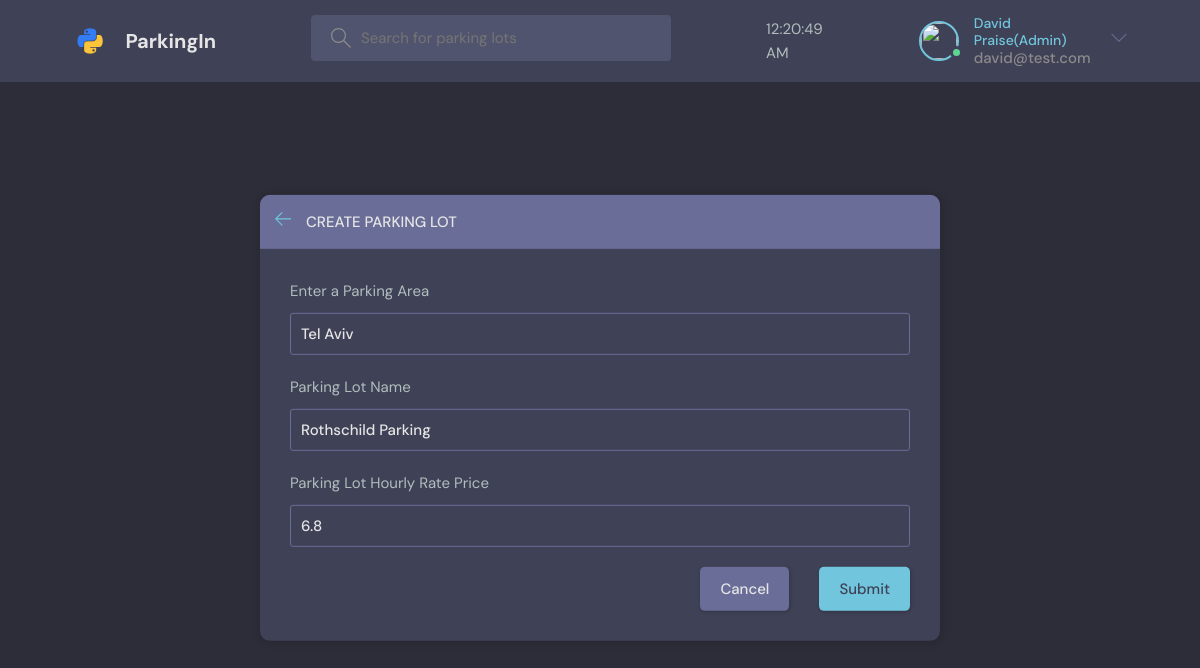
Screenshot of /ParkingIn/update-lot/7/ (signed in) with the database file from the repository.
### parking/models.py (models this page shows, shortened)
class User(AbstractUser):
    name = models.CharField(max_length=50, null=True)
    email = models.EmailField(unique=True, null=True)
    car_num = models.CharField(unique=False, null=True, max_length=10)
    avater = models.ImageField(null=True, default="avatar.svg")
    balance = models.FloatField(null=True, default=0)
    USERNAME_FIELD = 'email'
    REQUIRED_FIELDS = []

class ParkingLot(models.Model):
    admin = models.ForeignKey(User, on_delete=models.SET_NULL, null=True)
    lot_type = models.ForeignKey(LotType, on_delete=models.SET_NULL, null=True)
    name = models.CharField(max_length=50)
    price = models.FloatField(null=True)
    users = models.ManyToManyField(User, related_name='users', blank=True)
    updated = models.DateTimeField(auto_now=True)
    created = models.DateTimeField(auto_now_add=True)

class LotType(models.Model):
    name = models.CharField(max_length=200)
    price = models.FloatField(null=True)
    def __str__(self):
        return self.name

### parking/views.py (the view, shortened to what this page needs)
# urls.py: path('update-lot/<str:pk>/', views.updateParkinglot, name="update-lot"),
@login_required(login_url='parking-login')
def updateParkinglot(request, pk):
    parkinglot = ParkingLot.objects.get(id=pk)
    form = ParkingLotForm(instance=parkinglot)
    lot_types = LotType.objects.all()
    if request.user != parkinglot.admin:
        return HttpResponse('Insufficient Permission')
    context = {'form': form, 'lot_types': lot_types, 'parkinglot': parkinglot}
    return render(request, 'lot_form.html', context)

### parking/forms.py
class ParkingLotForm(ModelForm):
    class Meta:
        model = ParkingLot
        fields = '__all__'
        exclude = ['admin', 'users']

### parking/templates/lot_form.html (shortened to what this page needs)
{% extends 'parking_base.html' %}
{% block content %}
<main class="create-room layout">
  <div class="container">
    <div class="layout__box">
      <div class="layout__boxHeader">
        <div class="layout__boxTitle">
          <a href="{{request.META.HTTP_REFERER}}">
            <svg version="1.1" xmlns="http://www.w3.org/2000/svg" width="32" height="32" viewBox="0 0 32 32">
              <title>arrow-left</title>
              <path
                d="M13.723 2.286l-13.723 13.714 13.719 13.714 1.616-1.611-10.96-10.96h27.625v-2.286h-27.625l10.965-10.965-1.616-1.607z">
              </path>
            </svg>
          </a>
          {% if request.page == 'create-parking-lot' %}
          <h3>Create Parking Lot</h3>
          {% else %}
          <h3>Create Parking Lot</h3>
          {% endif %}
        </div>
      </div>
      <div class="layout__body">
        <form class="form" action="" method="POST">
          <div class="form__group">
            <label for="room_topic">Enter a Parking Area</label>
            <input required type="text" value="{{parkinglot.lot_type}}" name="lot_type" list="topic-list" />
          </div>
          <div class="form__group">
            <label for="name">Parking Lot Name</label>
            {{form.name}}
          </div>
          <div class="form__group">
            <label for="price">Parking Lot Hourly Rate Price</label>
            {{form.price}}
          </div>
          <div class="form__action">
            <a class="btn btn--dark" href="{{request.META.HTTP_REFERER}}">Cancel</a>
            <button class="btn btn--main" type="submit">Submit</button>
          </div>
        </form>
      </div>
    </div>
  </div>
</main>
{% endblock content %}

### templates/parking_navbar.html (shortened to what this page needs)
{% load static %}
<header class="header header--loggedIn">
    <div class="container">
        <a href="{% url 'parking-home' %}" class="header__logo">
            <img src="{% static 'images/logo.svg' %}" />
            <h1>ParkingIn</h1>
        </a>
        <form class="header__search" method="GET" action="{% url 'parking-home' %}">
            <label>
                <input name="q" placeholder="Search for parking lots" />
            </label>
        </form>
        <div class="container" id = "clock" onload="currentTime()"></div>
        <nav class="header__menu">
            {% if request.user.is_authenticated %}
                {% if request.user.is_superuser %}
                <div class="header__user">
                    <a href="{% url 'my-tickets' user.id %}">
                        <div class="avatar avatar--medium active">
                            <img src="{{request.user.avatar.url}}" />
                        </div>
                        <p><span>{{request.user.name}}(Admin)</span>{{request.user.email}}</p>
                    </a>
                    <button class="dropdown-button">
                        <svg version="1.1" xmlns="http://www.w3.org/2000/svg" width="32" height="32" viewBox="0 0 32 32">
                            <title>chevron-down</title>
                            <path d="M16 21l-13-13h-3l16 16 16-16h-3l-13 13z"></path>
                        </svg>
                    </button>
                </div>
                {% endif %}
            {% else %}
            <a href="{% url 'parking-login' %}">
                <img src="{% static 'images/avatar.svg' %}" />
                <p>Login</p>
            </a>
            {% endif %}
        </nav>
    </div>
</header>

### rows the page displays
User: user.name "David Praise", user.email "david@test.com"
ParkingLot: lot_type "Tel Aviv", name "Rothschild Parking", price "6.8"
